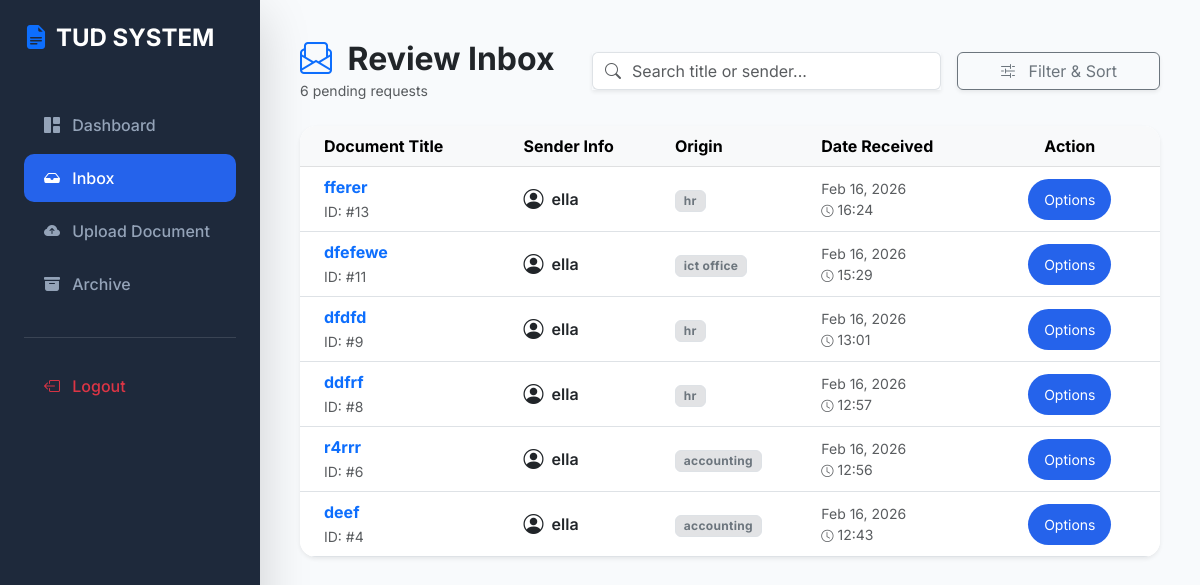
Page /sender/inbox/ (signed in) on the earlier database version.
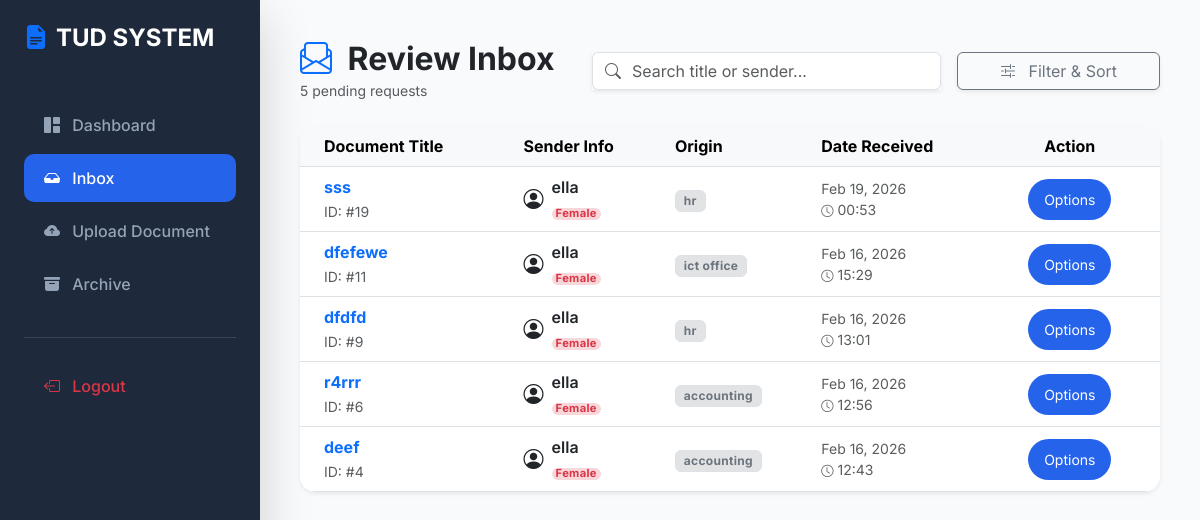
Same page on the later database version.
### sender/models.py (models this page shows, shortened)
class Document(models.Model):
    title = models.CharField(max_length=255)
    sender = models.ForeignKey(User, on_delete=models.CASCADE, related_name='sent_docs')
    receiver = models.ForeignKey(User, on_delete=models.CASCADE, related_name='received_docs')
    department = models.ForeignKey(Department, on_delete=models.SET_NULL, null=True)
    file = models.FileField(upload_to='documents/')
    status = models.CharField(max_length=20, default='pending', choices=[
        ('pending', 'Pending Review'),
        ('approved', 'Approved & Signed'),
        ('rejected', 'Returned for Revision'),
    ])
    is_archived = models.BooleanField(default=False)
    signature_hash = models.CharField(max_length=100, blank=True, null=True)
    signed_at = models.DateTimeField(null=True, blank=True)
    created_at = models.DateTimeField(auto_now_add=True)
    history = HistoricalRecords() # Audit Trail for Documents

class Department(models.Model):
    name = models.CharField(max_length=100)

### sender/views.py (the view)
# urls.py: path('inbox/', views.inbox, name='inbox'),
@login_required
def inbox(request):
    documents = Document.objects.filter(
        receiver=request.user
    ).select_related('sender', 'sender__profile', 'department').exclude(status='approved').order_by('-created_at')
    return render(request, 'sender/inbox.html', {'documents': documents})

### sender/templates/sender/inbox.html (shortened to what this page needs)
{% extends 'sender/base.html' %}
{% block content %}
<div class="row align-items-center mb-4 g-3">
    <div class="col-md-4">
        <h2 class="fw-bold text-dark mb-0">
            <i class="bi bi-envelope-paper me-2 text-primary"></i> Review Inbox
        </h2>
        <span class="text-muted small">{{ documents.count }} pending requests</span>
    </div>
    <div class="col-md-5">
        <div class="input-group shadow-sm">
            <span class="input-group-text bg-white border-end-0"><i class="bi bi-search text-muted"></i></span>
            <input type="text" id="inboxSearch" class="form-control border-start-0 ps-0" placeholder="Search title or sender...">
        </div>
    </div>
    <div class="col-md-3">
        <button class="btn btn-outline-secondary w-100 shadow-sm" data-bs-toggle="modal" data-bs-target="#filterModal">
            <i class="bi bi-sliders2 me-2"></i> Filter & Sort
        </button>
    </div>
</div>
<div class="card border-0 shadow-sm overflow-hidden">
    <div class="table-responsive">
        <table class="table table-hover align-middle mb-0" id="inboxTable">
            <thead class="table-light">
                <tr>
                    <th class="ps-4">Document Title</th>
                    <th>Sender Info</th>
                    <th>Origin</th>
                    <th>Date Received</th>
                    <th class="text-center pe-4">Action</th>
                </tr>
            </thead>
            <tbody>
                {% for doc in documents %}
                <tr class="document-row"
                    data-gender="{{ doc.sender.profile.gender|lower }}"
                    data-dept="{{ doc.department.name|lower }}">
                    <td class="ps-4">
                        <span class="fw-bold text-primary d-block">{{ doc.title }}</span>
                        <small class="text-muted">ID: #{{ doc.id }}</small>
                    </td>
                    <td>
                        <div class="d-flex align-items-center">
                            <i class="bi bi-person-circle me-2 fs-5"></i>
                            <div>
                                <span class="d-block mb-0 fw-semibold">{{ doc.sender.username }}</span>
                                {% with gender=doc.sender.profile.gender|lower %}
                                    {% if gender == 'male' %}
                                        <small class="badge bg-info-subtle text-info p-0 px-1" style="font-size: 0.7rem;">Male</small>
                                    {% elif gender == 'female' %}
                                        <small class="badge bg-danger-subtle text-danger p-0 px-1" style="font-size: 0.7rem;">Female</small>
                                    {% else %}
                                        <small class="badge bg-secondary-subtle text-secondary p-0 px-1" style="font-size: 0.7rem;">{{ doc.sender.profile.gender }}</small>
                                    {% endif %}
                                {% endwith %}
                            </div>
                        </div>
                    </td>
                    <td>
                        <span class="badge bg-secondary-subtle text-secondary border">
                            {{ doc.department.name }}
                        </span>
                    </td>
                    <td class="text-muted small">
                        {{ doc.created_at|date:"M d, Y" }}<br>
                        <i class="bi bi-clock small"></i> {{ doc.created_at|date:"H:i" }}
                    </td>
                    <td class="text-center pe-4">
                        <button class="btn btn-primary btn-sm px-3 rounded-pill" data-bs-toggle="modal" data-bs-target="#actionModal{{ doc.id }}">
                            Options
                        </button>
                    </td>
                </tr>
                {% endfor %}
            </tbody>
        </table>
    </div>
</div>
{% endblock %}

Differences in the rows shown:
no longer on this page (row edited): Document: title "fferer", id "13", sender.username "ella", department.name "hr", created_at "Feb 16, 2026", created_at "16:24"
no longer on this page (row edited): Document: title "ddfrf", id "8", sender.username "ella", department.name "hr", created_at "Feb 16, 2026", created_at "12:57"
added Document: title "sss", id "19", sender.username "ella", shows "Female", department.name "hr", created_at "Feb 19, 2026", created_at "00:53"
shown differently, row unchanged: Document "dfefewe": now shows "Female"
shown differently, row unchanged: Document "dfdfd": now shows "Female"
shown differently, row unchanged: Document "r4rrr": now shows "Female"
shown differently, row unchanged: Document "deef": now shows "Female"
Other differences:
{{ documents.count }}: "6" → "5"
